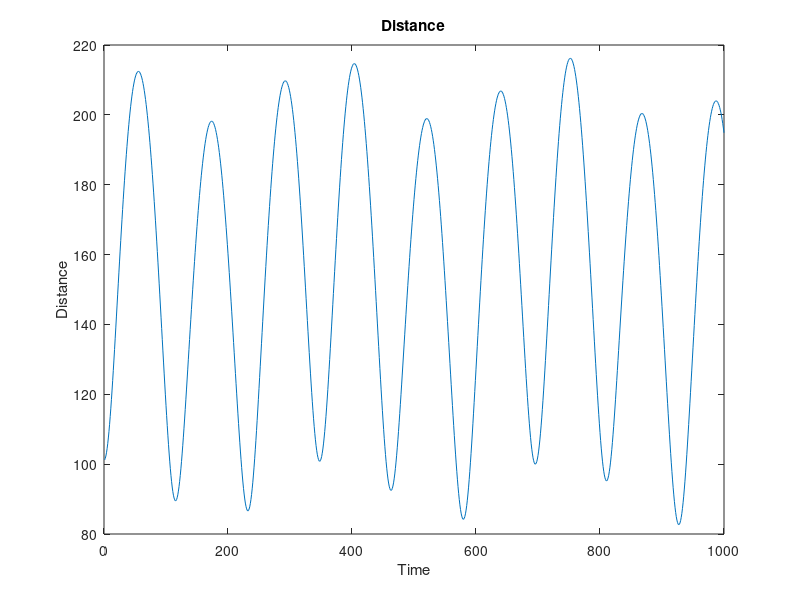

MATLAB code for this plot:
%% JIA Jiyuan 20210409 Mid Class 01
clear;clc;

%% Problem 1:
clear;clc;
F = [10 50 109 180 300 420 565 771];
V = [20 40 60 80 100 120 140 160];
density = 1.2;
a = polyfit(V,F,2);
CdA = a(1)*2;
fprintf("C_dA is %.4f 10^(-6)*Nmh^2/kg",CdA);

%% Problem 2:
clear;clc;
t = 0:10;
plotvals = 0:0.1:10;
T = [72.5 78.1 86.4 92.3 110.6 111.5 109.3 110.2 110.5 109.9 110.2];
T_linear = interp1(t,T,plotvals,'linear');
fprintf("The temperature at 1.7 s is %.4f F.\n",T_linear(18));
T_spline = interp1(t,T,plotvals,'spline');
plot(plotvals,T_spline);
title("Temperature");
xlabel("Date");
ylabel("Temperature");

fprintf("The temperature at 1.7 s is %.4f F.\n",T_spline(18));
%t = 0:5;
%T = [72.5 78.1 86.4 92.3 110.6 111.5];
%plotvals = 72.5:0.1:111.5;
%t_spline = interp1(T,t,plotvals,'spline');
%plot(t_spline,plotvals);
%plot(T,t);
clear;
t = 0:10;
plotvals = 0:0.001:10;
T = [72.5 78.1 86.4 92.3 110.6 111.5 109.3 110.2 110.5 109.9 110.2];
T_spline = interp1(t,T,plotvals,'spline');
fprintf("The time for 100 F is %.4f s.\n",plotvals(3420));

%% Problem 3:
clear;clc;
t = 1:1000;
Xm = @(t) -11.9084+57.9117*cos(2*pi*t/87.97);
Ym = @(t) 56.6741*sin(2*pi*t/87.97);
Xe = @(t) -2.4987+149.6041*cos(2*pi*t/365.25);
Ye = @(t) 149.8532*sin(2*pi*t/365.25);
%d = @(t) ((Xe-Xm)^2 + (Ye-Ym)^2)^0.5;
d = @(t) (((-2.4987+149.6041*cos(2*pi*t/365.25))-(-11.9084+57.9117*cos(2*pi*t/87.97))).^2 + ((149.8532*sin(2*pi*t/365.25))-(56.6741*sin(2*pi*t/87.97))).^2).^0.5;
plot(t,d(t));
title("Distance");
xlabel("Time");
ylabel("Distance");
%[x,fval] = fminbnd(d,1,1000)
a = d(t)';
[M,Imax] = max(a);
[m,Imin] = min(a);
fprintf("The maximum distance is %.4f Gm at %d day.\nThe minimum distance is %.4f Gm at %d day",M,Imax,m,Imin);

%% Problem 4:
clear;clc;
sigma = 3*10^(-4);
z = 0.05;
R = 0.06;
epsilon0 = 8.85*10^(-12);
f = @(r) 2*r./((z^2+r.^2).^1.5);
E = (sigma*z/(4*epsilon0))*integral(f,0,R);
fprintf("The E is %.2f N/C",E);